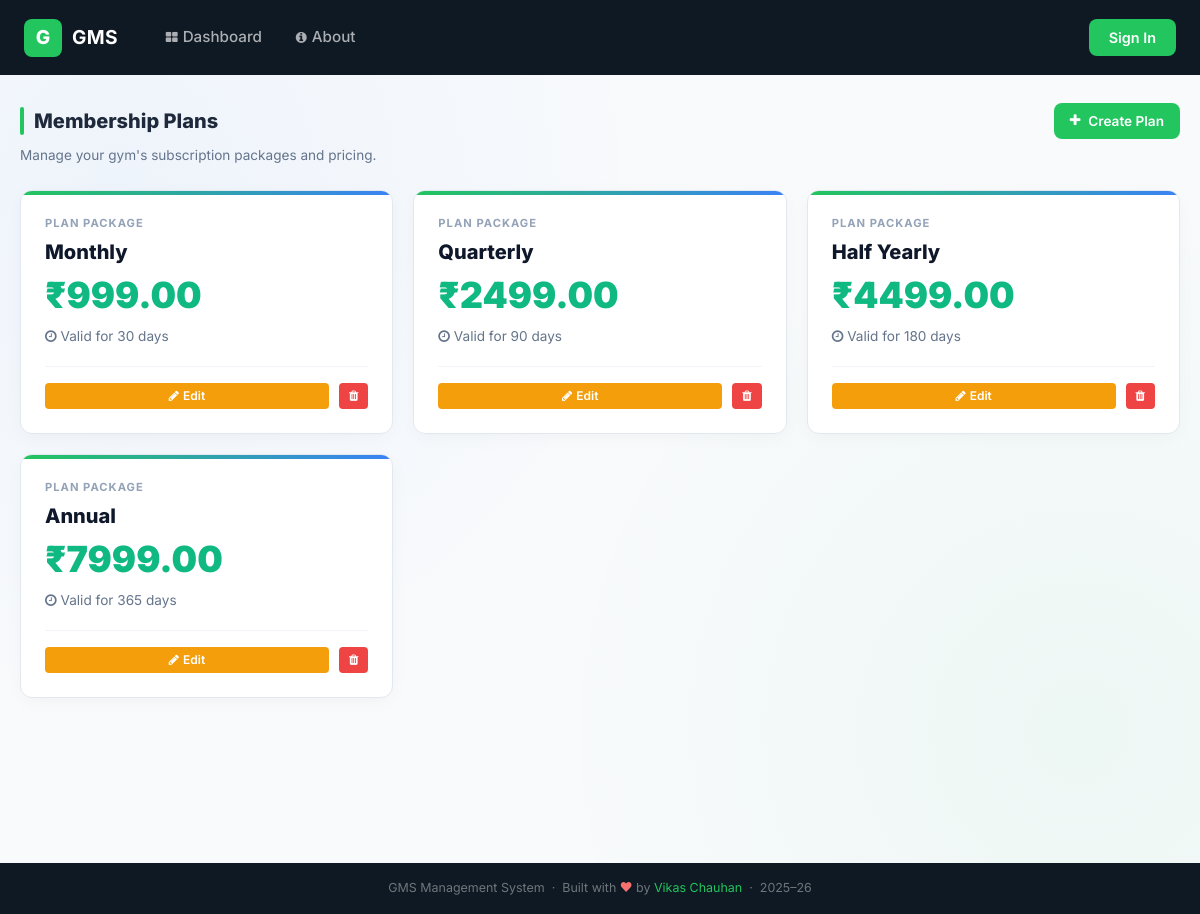
Screenshot of /view_plan/ with the database file from the repository.
### gym/models.py (models this page shows, shortened)
class Plan(models.Model):
    name = models.CharField(max_length=50)
    amount = models.DecimalField(max_digits=10, decimal_places=2)
    duration = models.PositiveIntegerField(help_text="Duration in days or months")

### gym/views.py (the view)
# urls.py: path('view_plan/', View_Plan, name='view_plan'),
def View_Plan(request):
    plan = Plan.objects.all()
    d = {'plan': plan}
    return render(request, 'view_plan.html', d)

### gym/templates/view_plan.html (shortened to what this page needs)
{% extends 'navigation.html' %}
{% load static %}
{% block body %}
<div style="display:flex; align-items:center; gap:10px; margin-bottom:6px;">
    <div style="width:4px; height:28px; background:#22c55e; border-radius:2px;"></div>
    <h1 style="font-size:1.25rem; font-weight:800; margin:0;">Membership Plans</h1>
    <a href="{% url 'add_plan' %}" class="btn-gms-primary" style="margin-left:auto; text-decoration:none; display:inline-flex; align-items:center; gap:8px; font-size:0.85rem; padding:8px 16px;">
        <i class="fa fa-plus"></i> Create Plan
    </a>
</div>
<p style="color:#64748b; font-size:0.85rem; margin-bottom:24px;">Manage your gym's subscription packages and pricing.</p>
<div style="display:grid; grid-template-columns:repeat(auto-fill, minmax(280px, 1fr)); gap:20px;">
    {% for p in plan %}
    <div class="app-card" style="padding:24px; position:relative;">
        <div style="position:absolute; top:0; left:0; right:0; height:4px; background:linear-gradient(90deg, #22c55e, #3b82f6);"></div>
        <div style="font-size:0.7rem; font-weight:700; text-transform:uppercase; color:#94a3b8; letter-spacing:1px; margin-bottom:8px;">Plan Package</div>
        <h3 style="font-size:1.25rem; font-weight:800; color:#0f172a; margin:0 0 4px 0;">{{ p.name }}</h3>
        <div style="font-size:2.25rem; font-weight:900; color:#10b981; margin-bottom:4px;">₹{{ p.amount }}</div>
        <div style="font-size:0.85rem; color:#64748b; margin-bottom:20px;">
            <i class="fa fa-clock-o"></i> Valid for {{ p.duration }} days
        </div>
        <div style="display:flex; gap:10px; border-top:1px solid #f1f5f9; padding-top:16px;">
            <a href="{% url 'edit_plan' p.id %}" class="btn-action-edit" style="flex:1; justify-content:center;">
                <i class="fa fa-pencil"></i> Edit
            </a>
            <a href="{% url 'delete_plan' p.id %}" onclick="return confirm('Delete plan {{ p.name }}?')" class="btn-action-delete">
                <i class="fa fa-trash"></i>
            </a>
        </div>
    </div>
    {% endfor %}
</div>
{% endblock %}

### gym/templates/navigation.html (style rules this page uses)
*, *::before, *::after { box-sizing: border-box; }
:root { --green: #22c55e; --green-dark: #16a34a; --green-light: #dcfce7; --dark: #0f1923; --dark2: #1a2535; --sidebar: #111c2a; --text: #1e293b; --muted: #64748b; --border: #e2e8f0; --white: #ffffff; --bg: #f8fafc; --bg-gradient: radial-gradient(circle at 10% 20%, rgba(59, 130, 246, 0.05), transparent 40%), radial-gradient(circle at 90% 80%, rgba(34, 197, 94, 0.05), transparent 40%); --card-shadow: 0 4px 20px -2px rgba(0, 0, 0, 0.04), 0 2px 10px -2px rgba(0, 0, 0, 0.02); --border-soft: #f1f5f9; --green-light: rgba(34,197,94,0.15); --table-head: #0f172a; --table-hover: #f1f5f9; --table-border: #e2e8f0; --input-bg: #ffffff; }
body { font-family: 'Inter', -apple-system, BlinkMacSystemFont, sans-serif; background: var(--bg); background-image: var(--bg-gradient); background-attachment: fixed; color: var(--text); margin: 0; min-height: 100vh; }
.app-card { background: var(--white); border: 1px solid var(--border); border-radius: 12px; box-shadow: var(--card-shadow); overflow: hidden; transition: transform 0.2s, box-shadow 0.2s; }
.btn-action-edit { background: #f59e0b; color: #ffffff !important; padding: 4px 10px; border-radius: 4px; font-size: 0.75rem; font-weight: 600; text-decoration: none !important; display: inline-flex; align-items: center; gap: 4px; border: none; }
.btn-action-delete { background: #ef4444; color: #ffffff !important; padding: 4px 10px; border-radius: 4px; font-size: 0.75rem; font-weight: 600; text-decoration: none !important; display: inline-flex; align-items: center; gap: 4px; border: none; }
.btn-gms-primary { background: var(--green); color: #fff; border: none; border-radius: 8px; padding: 9px 20px; font-size: 0.88rem; font-weight: 600; font-family: 'Inter', sans-serif; cursor: pointer; transition: background 0.2s, transform 0.15s; }

### rows the page displays
Plan: name "Monthly", amount "999.00", duration "30"
Plan: name "Quarterly", amount "2499.00", duration "90"
Plan: name "Half Yearly", amount "4499.00", duration "180"
Plan: name "Annual", amount "7999.00", duration "365"
